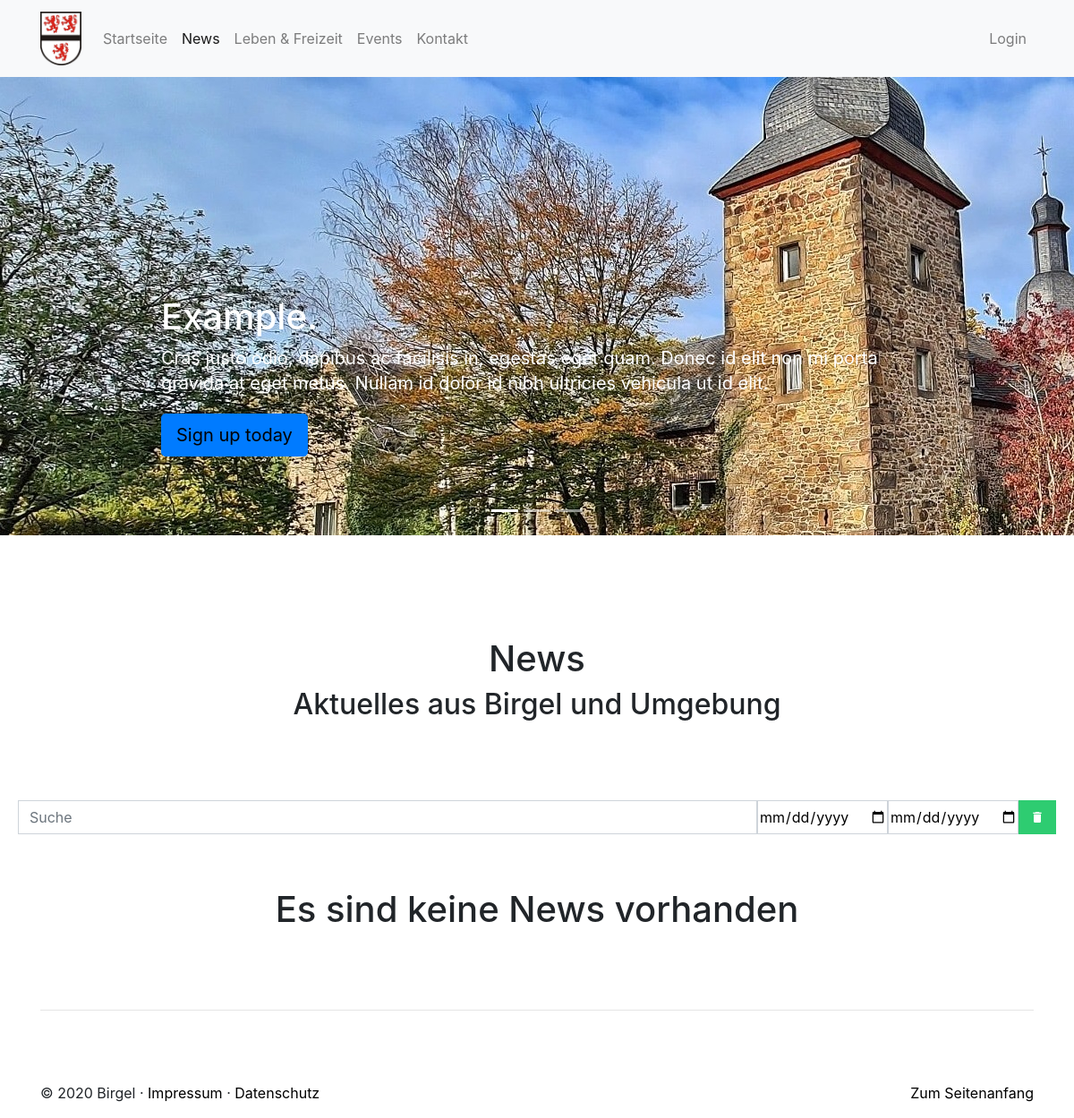
Before: /index.php/news with the older database file.
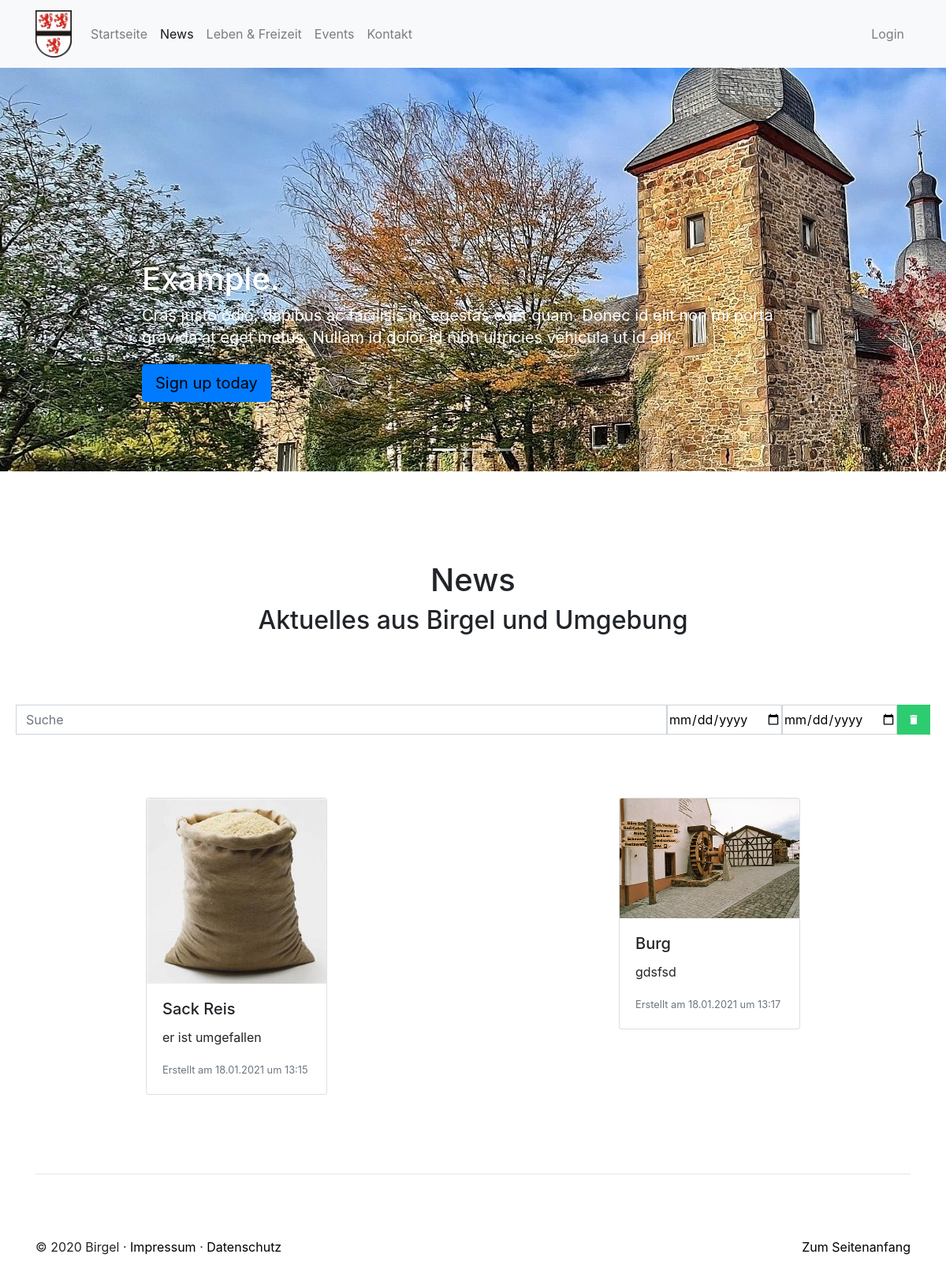
After: the same page with the newer database file.
### tables this page shows
CREATE TABLE `newscards` (
  `id` int(11) NOT NULL,
  `title` varchar(50) NOT NULL,
  `description` varchar(500) NOT NULL,
  `image` varchar(1000) NOT NULL,
  `created` datetime NOT NULL DEFAULT current_timestamp(),
  `userid` int(11) NOT NULL
);

### application/controllers/News.php (called while the page is built, shortened)
<?php
class News extends CI_Controller {
	private $cards;
	public function __construct() {
		$this->load->library('form_validation');
    	$this->load->model('news_model');
		$config['upload_path'] = './assets/pics/news';
		$config['allowed_types'] = 'jpg|png|jpeg';
		$config['max_size'] = 5000;
		$this->load->library('upload', $config);
		$this->cards = $this->loadEventCards();
	}
	public function index()
	{
		$data['cards'] = $this->cards;
		$this->load->view('news', $data);
	}
	public function loadEventCards() {
		$data = $this->news_model->getAllCards();
		return $data;
	}
}

### index.php (called while the page is built, shortened)
<?php
require_once BASEPATH.'core/CodeIgniter.php';

### application/models/News_model.php (called while the page is built, shortened)
<?php
class News_model extends CI_Model {
    public function getAllCards() {
        $query = $this->db->get('newscards');
        if($query->num_rows() > 0)
            return $query->result();
    }
}

### application/views/news.php (the view, shortened to what this page needs)
<!doctype html>
<html>
  <head>
    <link rel="stylesheet" href="<?php echo base_url();?>assets/css/bootstrap_original/css/bootstrap.css" />
    <link rel="stylesheet" href="<?php echo base_url();?>assets/css/mdi/css/materialdesignicons.min.css" />
    <link rel="stylesheet" href="<?php echo base_url();?>assets/css/startseite/main.css" />
    <link rel="stylesheet" href="<?php echo base_url();?>assets/css/news.css" />
    <link rel="stylesheet" href="<?php echo base_url();?>assets/css/startseite/carousel.css">
  </head>
  <body>
    <nav class="navbar navbar-expand-lg navbar-light bg-light">
        <div class="container">
            <a class="navbar-brand" href="#">
                <img src="<?php echo base_url();?>assets/pics/Wappen_Birgel_Dueren.png" width="46" height="60" class="d-inline-block align-top" alt="">
            </a>
            <div class="collapse navbar-collapse" id="navbarNavDropdown">
                <ul class="navbar-nav mr-auto">
                    <li class="nav-item">
                        <a class="nav-link" href="<?php echo base_url();?>home">Startseite<span class="sr-only">(current)</span></a>
                    </li>
                    <li class="nav-item active">
                        <a class="nav-link" href="<?php echo base_url();?>news">News</a>
                    </li>
                    <li class="nav-item">
                        <a class="nav-link" href="<?php echo base_url();?>leben_freizeit">Leben & Freizeit</a>
                    </li>
                    <li class="nav-item">
                        <a class="nav-link" href="<?php echo base_url();?>events">Events</a>
                    </li>
                    <li class="nav-item">
                        <a class="nav-link" href="<?php echo base_url();?>kontakt">Kontakt</a>
                    </li>
                </ul>
                <?php if(!$this->session->userdata("id")):?>
                <ul class="navbar-nav ml-auto">
                    <li class="nav-item">
                        <a class="nav-link" href="<?php echo base_url();?>login">Login</a>
                    </li>
                </ul>
                <?php endif;?>
            </div>
        </div>
	</nav>
	<div id="myCarousel" class="carousel slide" data-ride="carousel">
        <ol class="carousel-indicators">
          <li data-target="#myCarousel" data-slide-to="0" class="active"></li>
          <li data-target="#myCarousel" data-slide-to="1"></li>
          <li data-target="#myCarousel" data-slide-to="2"></li>
        </ol>
        <div class="carousel-inner">
          <div class="carousel-item active">
            <img class="first-slide" src="<?php echo base_url();?>assets/pics/carousel1.jpg" alt="First slide">
            <div class="container">
              <div class="carousel-caption text-left">
                <h1>Example.</h1>
                <p>Cras justo odio, dapibus ac facilisis in, egestas eget quam. Donec id elit non mi porta gravida at eget metus. Nullam id dolor id nibh ultricies vehicula ut id elit.</p>
                <p><a class="btn btn-lg btn-primary" href="#" role="button">Sign up today</a></p>
              </div>
            </div>
          </div>
        </div>
        <a class="carousel-control-prev" href="#myCarousel" role="button" data-slide="prev">
          <span class="carousel-control-prev-icon" aria-hidden="true"></span>
        </a>
        <a class="carousel-control-next" href="#myCarousel" role="button" data-slide="next">
          <span class="carousel-control-next-icon" aria-hidden="true"></span>
        </a>
      </div>
    <div id="mainbody">
        <div id="content">
            <div id="description">
                <h1>News</h1>
                  <h2>Aktuelles aus Birgel und Umgebung</h2>
            </div>
            <div class="input-group d-flex justify-content-center">
                <input id="search-bar" type="text" class="form-control" placeholder="Suche" aria-label="Suche" aria-describedby="basic-addon1">
                <input class="date-picker" id="search-date-from" type="date" data-toggle="tooltip" data-placement="top" title="Von">
                <input class="date-picker" id="search-date-to" type="date" data-toggle="tooltip" data-placement="top" title="Bis">
                <button class="btn highlight-button" type="button" id="clear-button" data-toggle="tooltip" data-placement="top" title="Datumsfelder leeren"><span class="mdi mdi-delete"></span></button>
            </div>
            <div class="container-fluid card-container">
                <div class="row justify-content-around">
                <?php if(isset($cards)):?>
                    <?php foreach($cards as $row):?>
                        <div class="event-card col-lg-3 col-md-5">
                            <div class="card" data-id="<?=$row->id?>">
                                <img src="<?=base_url() . 'assets/pics/news/' . $row->image?>" class="card-img-top">
                                <div class="card-body">
                                    <h5 class="card-title"><?=$row->title?></h5>
                                    <p class="card-text card-description"><?=$row->description?></p>
                                    <p class="card-text card-date" data-date="<?=date("Y-m-d", strtotime($row->created))?>"><small class="text-muted">Erstellt am <?=date("d.m.Y", strtotime($row->created)) . ' um ' . date("H:i", strtotime($row->created));?></small>
                                    </p>
                                </div>
                            </div>
                        </div>
                    <?php endforeach; ?>
                <?php else: echo "<h1>Es sind keine News vorhanden</h1>"; ?>
                <?php endif; ?>
                </div>
            </div>
        </div>
    </div>
    <footer class="container">
        <hr class="featurette-divider">
        <p class="float-right"><a href="#">Zum Seitenanfang</a></p>
        <p>&copy; 2020 Birgel &middot; <a href="<?php echo base_url();?>impressum">Impressum</a> &middot; <a href="<?php echo base_url();?>datenschutz">Datenschutz</a></p>
    </footer>
  </body>
</html>

### assets/css/startseite/main.css (style rules this page uses)
html { background: #ffffff; }
body { margin: 0px; }
a:link { color: #000000; text-decoration-style: None; }
#mainbody { width: 95%; }
#content { width: 50%; padding-left: 10%; padding-right: 10%; display: inline-block; }
#description { padding-bottom: 20px; }

### assets/css/news.css (style rules this page uses)
.card { padding: 0; margin-bottom: 20px; }
.input-group { margin: 60px 0; padding: 0 20px; }
.highlight-button { background-color: #2ecc71 !important; color: white !important; border-radius: 0; border-color: #2ecc71 !important; }
.date-picker { border-radius: 0; border: 1px solid #ced4da; }
#mainbody { margin: 0; width: 100%; }
#search-bar { max-width: 1000px; min-width: 100px; border-radius: 0; }
#content { width: 100%; padding: 0; }
#description { margin-top: 50px; text-align: center; }
@media (min-width: 992.1px) { .card { margin: 20px 20px; } }

### assets/css/startseite/carousel.css (style rules this page uses)
.carousel { margin-bottom: 4rem; }
.carousel-caption { bottom: 3rem; z-index: 10; }
.carousel-item { height: 32rem; background-color: #777; }
.carousel-item > img { position: absolute; top: 0; left: 0; min-width: 100%; }
.featurette-divider { margin: 5rem 0; }
@media (min-width: 40em) { .carousel-caption p { margin-bottom: 1.25rem; font-size: 1.25rem; line-height: 1.4; } }

Changed rows visible on the page:
added newscards: image (picture), title "Sack Reis", description "er ist umgefallen", created "18.01.2021", created "13:15"
added newscards: image (picture), title "Burg", description "gdsfsd", created "18.01.2021", created "13:17"
Other visible differences:
text no longer shown: "Es sind keine News vorhanden"
